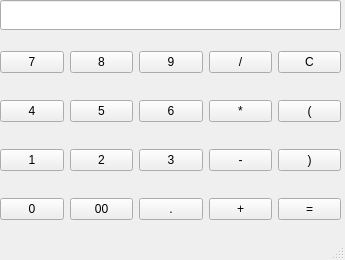
<?xml version="1.0" encoding="UTF-8"?>
<ui version="4.0">
 <class>PyCalc</class>
 <widget class="QMainWindow" name="PyCalc">
  <property name="geometry">
   <rect>
    <x>0</x>
    <y>0</y>
    <width>345</width>
    <height>260</height>
   </rect>
  </property>
  <property name="minimumSize">
   <size>
    <width>345</width>
    <height>260</height>
   </size>
  </property>
  <property name="maximumSize">
   <size>
    <width>345</width>
    <height>260</height>
   </size>
  </property>
  <property name="windowTitle">
   <string>MainWindow</string>
  </property>
  <widget class="QWidget" name="centralwidget">
   <widget class="QWidget" name="gridLayoutWidget">
    <property name="geometry">
     <rect>
      <x>0</x>
      <y>30</y>
      <width>341</width>
      <height>211</height>
     </rect>
    </property>
    <layout class="QGridLayout" name="gridLayout">
     <item row="2" column="3">
      <widget class="QPushButton" name="multiply">
       <property name="text">
        <string>*</string>
       </property>
      </widget>
     </item>
     <item row="3" column="1">
      <widget class="QPushButton" name="two">
       <property name="text">
        <string>2</string>
       </property>
      </widget>
     </item>
     <item row="1" column="0">
      <widget class="QPushButton" name="seven">
       <property name="baseSize">
        <size>
         <width>40</width>
         <height>40</height>
        </size>
       </property>
       <property name="text">
        <string>7</string>
       </property>
      </widget>
     </item>
     <item row="1" column="3">
      <widget class="QPushButton" name="divideBy">
       <property name="text">
        <string>/</string>
       </property>
      </widget>
     </item>
     <item row="1" column="4">
      <widget class="QPushButton" name="clearAll">
       <property name="text">
        <string>C</string>
       </property>
      </widget>
     </item>
     <item row="4" column="4">
      <widget class="QPushButton" name="equalTo">
       <property name="text">
        <string>=</string>
       </property>
      </widget>
     </item>
     <item row="3" column="3">
      <widget class="QPushButton" name="minus">
       <property name="text">
        <string>-</string>
       </property>
      </widget>
     </item>
     <item row="1" column="2">
      <widget class="QPushButton" name="nine">
       <property name="text">
        <string>9</string>
       </property>
      </widget>
     </item>
     <item row="4" column="2">
      <widget class="QPushButton" name="pointer">
       <property name="text">
        <string>.</string>
       </property>
      </widget>
     </item>
     <item row="3" column="4">
      <widget class="QPushButton" name="rightBracket">
       <property name="text">
        <string>)</string>
       </property>
      </widget>
     </item>
     <item row="3" column="0">
      <widget class="QPushButton" name="one">
       <property name="text">
        <string>1</string>
       </property>
      </widget>
     </item>
     <item row="3" column="2">
      <widget class="QPushButton" name="three">
       <property name="text">
        <string>3</string>
       </property>
      </widget>
     </item>
     <item row="2" column="4">
      <widget class="QPushButton" name="leftBracket">
       <property name="text">
        <string>(</string>
       </property>
      </widget>
     </item>
     <item row="4" column="0">
      <widget class="QPushButton" name="zero">
       <property name="text">
        <string>0</string>
       </property>
      </widget>
     </item>
     <item row="1" column="1">
      <widget class="QPushButton" name="eight">
       <property name="text">
        <string>8</string>
       </property>
      </widget>
     </item>
     <item row="2" column="1">
      <widget class="QPushButton" name="five">
       <property name="text">
        <string>5</string>
       </property>
      </widget>
     </item>
     <item row="2" column="2">
      <widget class="QPushButton" name="six">
       <property name="text">
        <string>6</string>
       </property>
      </widget>
     </item>
     <item row="4" column="3">
      <widget class="QPushButton" name="plus">
       <property name="text">
        <string>+</string>
       </property>
      </widget>
     </item>
     <item row="2" column="0">
      <widget class="QPushButton" name="four">
       <property name="text">
        <string>4</string>
       </property>
      </widget>
     </item>
     <item row="4" column="1">
      <widget class="QPushButton" name="doubleZero">
       <property name="text">
        <string>00</string>
       </property>
      </widget>
     </item>
    </layout>
   </widget>
   <widget class="QLineEdit" name="display">
    <property name="geometry">
     <rect>
      <x>0</x>
      <y>0</y>
      <width>341</width>
      <height>30</height>
     </rect>
    </property>
    <property name="cursor">
     <cursorShape>IBeamCursor</cursorShape>
    </property>
    <property name="layoutDirection">
     <enum>Qt::RightToLeft</enum>
    </property>
    <property name="readOnly">
     <bool>true</bool>
    </property>
   </widget>
  </widget>
  <widget class="QStatusBar" name="statusbar"/>
  <action name="actionQuit">
   <property name="text">
    <string>Quit</string>
   </property>
  </action>
 </widget>
 <resources/>
 <connections/>
</ui>
